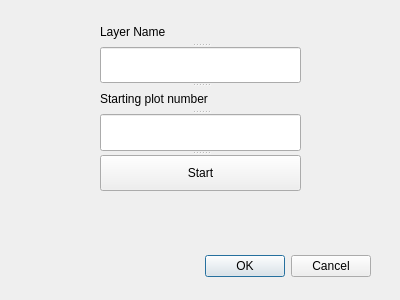
<?xml version="1.0" encoding="UTF-8"?>
<ui version="4.0">
 <class>Dialog</class>
 <widget class="QDialog" name="Dialog">
  <property name="geometry">
   <rect>
    <x>0</x>
    <y>0</y>
    <width>400</width>
    <height>300</height>
   </rect>
  </property>
  <property name="windowTitle">
   <string>Dialog</string>
  </property>
  <widget class="QDialogButtonBox" name="buttonBox">
   <property name="geometry">
    <rect>
     <x>30</x>
     <y>250</y>
     <width>341</width>
     <height>32</height>
    </rect>
   </property>
   <property name="orientation">
    <enum>Qt::Horizontal</enum>
   </property>
   <property name="standardButtons">
    <set>QDialogButtonBox::Cancel|QDialogButtonBox::Ok</set>
   </property>
  </widget>
  <widget class="QSplitter" name="splitter">
   <property name="geometry">
    <rect>
     <x>100</x>
     <y>20</y>
     <width>201</width>
     <height>171</height>
    </rect>
   </property>
   <property name="orientation">
    <enum>Qt::Vertical</enum>
   </property>
   <widget class="QLabel" name="label">
    <property name="text">
     <string>Layer Name</string>
    </property>
   </widget>
   <widget class="QLineEdit" name="lineEdit"/>
   <widget class="QLabel" name="label_2">
    <property name="text">
     <string>Starting plot number</string>
    </property>
   </widget>
   <widget class="QLineEdit" name="lineEdit_2"/>
   <widget class="QPushButton" name="pushButton">
    <property name="text">
     <string>Start</string>
    </property>
   </widget>
  </widget>
 </widget>
 <resources/>
 <connections>
  <connection>
   <sender>buttonBox</sender>
   <signal>accepted()</signal>
   <receiver>Dialog</receiver>
   <slot>accept()</slot>
   <hints>
    <hint type="sourcelabel">
     <x>248</x>
     <y>254</y>
    </hint>
    <hint type="destinationlabel">
     <x>157</x>
     <y>274</y>
    </hint>
   </hints>
  </connection>
  <connection>
   <sender>buttonBox</sender>
   <signal>rejected()</signal>
   <receiver>Dialog</receiver>
   <slot>reject()</slot>
   <hints>
    <hint type="sourcelabel">
     <x>316</x>
     <y>260</y>
    </hint>
    <hint type="destinationlabel">
     <x>286</x>
     <y>274</y>
    </hint>
   </hints>
  </connection>
 </connections>
</ui>
